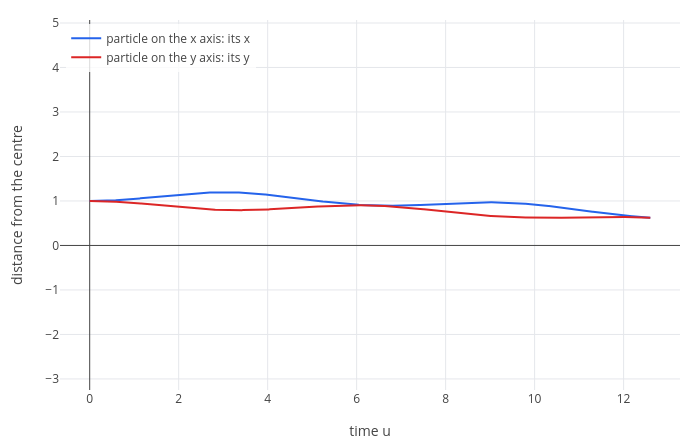

The code cell stored with this chart in its notebook:
### Markdown cell above
Following just two particles, the one on the $x$ axis and the one on the $y$ axis, and plotting their distance from the
centre:

### Code cell
px = geodesic(pp, [0, 0, 1, 0], [1, -0.5, 0, 0], 12.6, [u x]);
py = geodesic(pp, [0, 0, 0, 1], [1, -0.5, 0, 0], 12.6, [u y]);
labels(legend(show(px, py), "particle on the x axis: its x", "particle on the y axis: its y"), "time u", "distance from the centre")

### Figure 1 — Plotly figure (JSON) as saved in the notebook; plotly's stock layout.template omitted (floating-point values rounded to 4 significant figures; data arrays with more than 128 entries replaced by an {"elided": "..."} marker saying what was removed)
{"data": [{"line": {"color": "#2563eb", "width": 2}, "mode": "lines", "name": "particle on the x axis: its x", "type": "scatter", "x": {"elided": "1253 float values"}, "y": {"elided": "1253 float values"}}, {"line": {"color": "#dc2626", "width": 2}, "mode": "lines", "name": "particle on the y axis: its y", "type": "scatter", "x": {"elided": "1253 float values"}, "y": {"elided": "1253 float values"}}], "layout": {"height": 440, "legend": {"bgcolor": "rgba(255,255,255,0.8)", "x": 0.01, "xanchor": "left", "y": 0.99, "yanchor": "top"}, "margin": {"b": 50, "l": 60, "r": 20, "t": 20}, "showlegend": true, "title": {"text": ""}, "width": 700, "xaxis": {"title": {"text": "time u"}, "zeroline": true}, "yaxis": {"range": [-3.249, 5.067], "scaleanchor": "x", "scaleratio": 1, "title": {"text": "distance from the centre"}, "zeroline": true}}}
